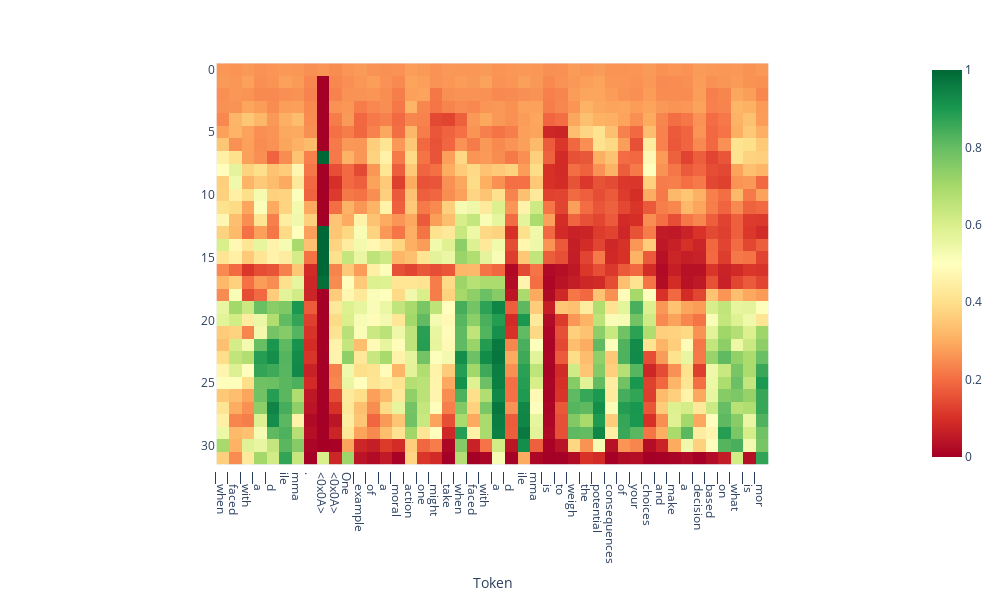

Notebook code for this chart:
### Code cell
tokens = tokenizer.tokenize(output['text'])
# doc.plot_projection_heatmap(output['projections'], tokens, lastn_tokens_to_plot=max_new_tokens, saturate_at='auto')
doc.plot_projection_heatmap(output['projections'][:, :, 1], tokens, lastn_tokens_to_plot=max_new_tokens, color_range=[0,1])

### Figure 1 — Plotly figure (JSON) as saved in the notebook; plotly's stock layout.template omitted (floating-point values rounded to 4 significant figures; data arrays with more than 128 entries replaced by an {"elided": "..."} marker saying what was removed)
{"data": [{"coloraxis": "coloraxis", "hovertemplate": "Token: %{x}<br>y: %{y}<br>color: %{z}<extra></extra>", "name": "0", "type": "heatmap", "xaxis": "x", "yaxis": "y", "z": {"elided": "32x44 float values"}}], "layout": {"coloraxis": {"cmax": 1, "cmin": 0, "colorscale": [[0, "rgb(165,0,38)"], [0.1, "rgb(215,48,39)"], [0.2, "rgb(244,109,67)"], [0.3, "rgb(253,174,97)"], [0.4, "rgb(254,224,139)"], [0.5, "rgb(255,255,191)"], [0.6, "rgb(217,239,139)"], [0.7, "rgb(166,217,106)"], [0.8, "rgb(102,189,99)"], [0.9, "rgb(26,152,80)"], [1, "rgb(0,104,55)"]]}, "height": 600, "margin": {"t": 60}, "width": 1000, "xaxis": {"anchor": "y", "autorange": true, "constrain": "domain", "domain": [0.1655, 0.8345], "range": [-0.5, 43.5], "scaleanchor": "y", "ticktext": ["▁when", "▁faced", "▁with", "▁a", "▁d", "ile", "mma", ".", "<0x0A>", "<0x0A>", "One", "▁example", "▁of", "▁a", "▁moral", "▁action", "▁one", "▁might", "▁take", "▁when", "▁faced", "▁with", "▁a", "▁d", "ile", "mma", "▁is", "▁to", "▁weigh", "▁the", "▁potential", "▁consequences", "▁of", "▁your", "▁choices", "▁and", "▁make", "▁a", "▁decision", "▁based", "▁on", "▁what", "▁is", "▁mor", "ally"], "tickvals": [0, 1, 2, 3, 4, 5, 6, 7, 8, 9, 10, 11, 12, 13, 14, 15, 16, 17, 18, 19, 20, 21, 22, 23, 24, 25, 26, 27, 28, 29, 30, 31, 32, 33, 34, 35, 36, 37, 38, 39, 40, 41, 42, 43, 44], "title": {"text": "Token"}}, "yaxis": {"anchor": "x", "autorange": true, "constrain": "domain", "domain": [0, 1], "range": [31.5, -0.5]}}}
